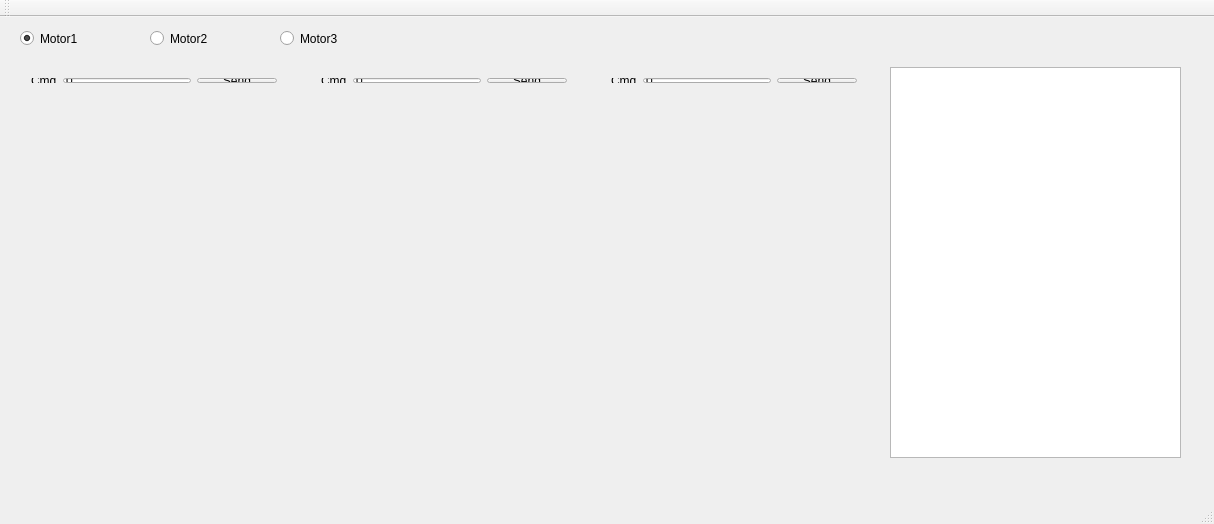
<?xml version="1.0" encoding="UTF-8"?>
<ui version="4.0">
 <class>MainWindow</class>
 <widget class="QMainWindow" name="MainWindow">
  <property name="geometry">
   <rect>
    <x>0</x>
    <y>0</y>
    <width>1214</width>
    <height>524</height>
   </rect>
  </property>
  <property name="windowTitle">
   <string>MainWindow</string>
  </property>
  <widget class="QWidget" name="centralWidget">
   <widget class="QCustomPlot" name="motorPlot1" native="true">
    <property name="geometry">
     <rect>
      <x>20</x>
      <y>90</y>
      <width>271</width>
      <height>171</height>
     </rect>
    </property>
   </widget>
   <widget class="QCustomPlot" name="sensorPlot1" native="true">
    <property name="geometry">
     <rect>
      <x>20</x>
      <y>270</y>
      <width>271</width>
      <height>171</height>
     </rect>
    </property>
   </widget>
   <widget class="QTextBrowser" name="textBrowser">
    <property name="geometry">
     <rect>
      <x>890</x>
      <y>50</y>
      <width>291</width>
      <height>391</height>
     </rect>
    </property>
   </widget>
   <widget class="QWidget" name="layoutWidget">
    <property name="geometry">
     <rect>
      <x>20</x>
      <y>50</y>
      <width>268</width>
      <height>27</height>
     </rect>
    </property>
    <layout class="QHBoxLayout" name="horizontalLayout">
     <item>
      <widget class="QLabel" name="cmd1Label">
       <property name="text">
        <string>Cmd</string>
       </property>
      </widget>
     </item>
     <item>
      <widget class="QLineEdit" name="cmd1LineEdit">
       <property name="text">
        <string>0</string>
       </property>
      </widget>
     </item>
     <item>
      <widget class="QPushButton" name="sendCmd1Button">
       <property name="text">
        <string>Send</string>
       </property>
      </widget>
     </item>
    </layout>
   </widget>
   <widget class="QWidget" name="layoutWidget_2">
    <property name="geometry">
     <rect>
      <x>310</x>
      <y>50</y>
      <width>268</width>
      <height>27</height>
     </rect>
    </property>
    <layout class="QHBoxLayout" name="horizontalLayout_2">
     <item>
      <widget class="QLabel" name="cmd2Label">
       <property name="text">
        <string>Cmd</string>
       </property>
      </widget>
     </item>
     <item>
      <widget class="QLineEdit" name="cmd2LineEdit">
       <property name="text">
        <string>0</string>
       </property>
      </widget>
     </item>
     <item>
      <widget class="QPushButton" name="sendCmd2Button">
       <property name="text">
        <string>Send</string>
       </property>
      </widget>
     </item>
    </layout>
   </widget>
   <widget class="QCustomPlot" name="sensorPlot2" native="true">
    <property name="geometry">
     <rect>
      <x>310</x>
      <y>270</y>
      <width>271</width>
      <height>171</height>
     </rect>
    </property>
   </widget>
   <widget class="QCustomPlot" name="motorPlot2" native="true">
    <property name="geometry">
     <rect>
      <x>310</x>
      <y>90</y>
      <width>271</width>
      <height>171</height>
     </rect>
    </property>
   </widget>
   <widget class="QCustomPlot" name="sensorPlot3" native="true">
    <property name="geometry">
     <rect>
      <x>600</x>
      <y>270</y>
      <width>271</width>
      <height>171</height>
     </rect>
    </property>
   </widget>
   <widget class="QCustomPlot" name="motorPlot3" native="true">
    <property name="geometry">
     <rect>
      <x>600</x>
      <y>90</y>
      <width>271</width>
      <height>171</height>
     </rect>
    </property>
   </widget>
   <widget class="QWidget" name="layoutWidget_3">
    <property name="geometry">
     <rect>
      <x>600</x>
      <y>50</y>
      <width>268</width>
      <height>27</height>
     </rect>
    </property>
    <layout class="QHBoxLayout" name="horizontalLayout_3">
     <item>
      <widget class="QLabel" name="cmd3Label">
       <property name="text">
        <string>Cmd</string>
       </property>
      </widget>
     </item>
     <item>
      <widget class="QLineEdit" name="cmd3LineEdit">
       <property name="text">
        <string>0</string>
       </property>
      </widget>
     </item>
     <item>
      <widget class="QPushButton" name="sendCmd3Button">
       <property name="text">
        <string>Send</string>
       </property>
      </widget>
     </item>
    </layout>
   </widget>
   <widget class="QRadioButton" name="motor1RadioButton">
    <property name="geometry">
     <rect>
      <x>20</x>
      <y>10</y>
      <width>112</width>
      <height>23</height>
     </rect>
    </property>
    <property name="text">
     <string>Motor1</string>
    </property>
    <property name="checked">
     <bool>true</bool>
    </property>
   </widget>
   <widget class="QRadioButton" name="motor2RadioButton">
    <property name="geometry">
     <rect>
      <x>150</x>
      <y>10</y>
      <width>112</width>
      <height>23</height>
     </rect>
    </property>
    <property name="text">
     <string>Motor2</string>
    </property>
   </widget>
   <widget class="QRadioButton" name="motor3RadioButton">
    <property name="geometry">
     <rect>
      <x>280</x>
      <y>10</y>
      <width>112</width>
      <height>23</height>
     </rect>
    </property>
    <property name="text">
     <string>Motor3</string>
    </property>
   </widget>
  </widget>
  <widget class="QMenuBar" name="menuBar">
   <property name="geometry">
    <rect>
     <x>0</x>
     <y>0</y>
     <width>1214</width>
     <height>22</height>
    </rect>
   </property>
  </widget>
  <widget class="QToolBar" name="mainToolBar">
   <attribute name="toolBarArea">
    <enum>TopToolBarArea</enum>
   </attribute>
   <attribute name="toolBarBreak">
    <bool>false</bool>
   </attribute>
  </widget>
  <widget class="QStatusBar" name="statusBar"/>
 </widget>
 <layoutdefault spacing="6" margin="11"/>
 <customwidgets>
  <customwidget>
   <class>QCustomPlot</class>
   <extends>QWidget</extends>
   <header>qcustomplot.h</header>
   <container>1</container>
  </customwidget>
 </customwidgets>
 <resources/>
 <connections/>
</ui>
